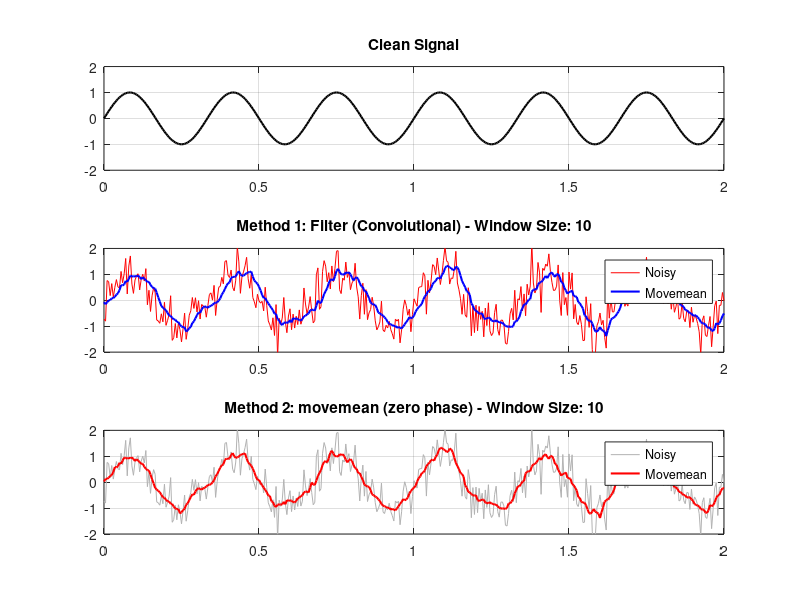

Recreate this plot in MATLAB.
%{
Problem: Generate a noisy sine wave and denoise it using a moving average. 
%}
clc; clear; close all;

%%setup and clean signal
fs = 200;
T = 2;
t = 0:1/fs:T;

f0 = 3; % signal frequency
clean_sig = sin(2*pi*f0*t);

noise_level = 0.5;
noise = noise_level*randn(size(t));
noisy_sig = clean_sig + noise;

k = 10;
b = (1/k)*ones(1, k);
a =1;
denoise_1 = filter(b, a, noisy_sig);
denoise_2 = movmean(noisy_sig,k);

%%Visualization
figure('Position',[100, 100, 1000, 600]);%% opens a new window
%%tells matlab how big screen do i need for plotting the plot [left,
%%bottom, width, height]

subplot(3, 1, 1); %% (3, 1, n) --> create 3 rows, 1 cols and put the following plot in nth slot
plot(t, clean_sig, 'k', 'LineWidth', 1.5);
title('Clean Signal');
grid on; ylim([-2 2]);

subplot(3,1,2);
plot(t, noisy_sig,'Color', 'red'); hold on;
plot(t, denoise_1, 'b','LineWidth', 1.5);
title(['Method 1: Filter (Convolutional) - Window Size: ',num2str(k)]);
legend('Noisy', 'Movemean');
grid on; ylim([-2 2]);


subplot(3,1,3);
plot(t, noisy_sig,'Color', [0.7 0.7 0.7]); hold on;
plot(t, denoise_2, 'r','LineWidth', 1.5);
title(['Method 2: movemean (zero phase) - Window Size: ',num2str(k)]);
legend('Noisy', 'Movemean');
grid on; ylim([-2 2]);
